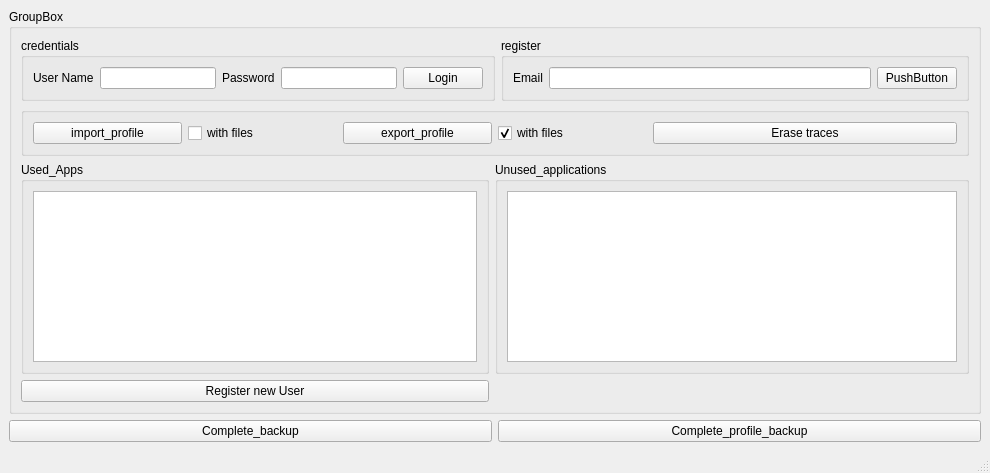
<?xml version="1.0" encoding="UTF-8"?>
<ui version="4.0">
 <class>MainWindow</class>
 <widget class="QMainWindow" name="MainWindow">
  <property name="geometry">
   <rect>
    <x>0</x>
    <y>0</y>
    <width>990</width>
    <height>473</height>
   </rect>
  </property>
  <property name="windowTitle">
   <string>MainWindow</string>
  </property>
  <widget class="QWidget" name="centralwidget">
   <layout class="QGridLayout" name="gridLayout_2">
    <item row="1" column="0">
     <widget class="QPushButton" name="PB_complete_backup">
      <property name="text">
       <string>Complete_backup</string>
      </property>
     </widget>
    </item>
    <item row="0" column="0" colspan="2">
     <widget class="QGroupBox" name="groupBox">
      <property name="title">
       <string>GroupBox</string>
      </property>
      <layout class="QGridLayout" name="gridLayout_4">
       <item row="0" column="0" colspan="2">
        <widget class="QGroupBox" name="GB_credentials">
         <property name="title">
          <string>credentials</string>
         </property>
         <layout class="QGridLayout" name="gridLayout_3">
          <item row="0" column="0">
           <widget class="QLabel" name="label">
            <property name="text">
             <string>User Name</string>
            </property>
           </widget>
          </item>
          <item row="0" column="1">
           <widget class="QLineEdit" name="LE_user_name"/>
          </item>
          <item row="0" column="3">
           <widget class="QLineEdit" name="LE_password">
            <property name="echoMode">
             <enum>QLineEdit::Password</enum>
            </property>
           </widget>
          </item>
          <item row="0" column="2">
           <widget class="QLabel" name="label_2">
            <property name="text">
             <string>Password</string>
            </property>
           </widget>
          </item>
          <item row="0" column="4">
           <widget class="QPushButton" name="PB_Login">
            <property name="text">
             <string>Login</string>
            </property>
           </widget>
          </item>
         </layout>
        </widget>
       </item>
       <item row="0" column="2">
        <widget class="QGroupBox" name="GB_register_new_user">
         <property name="title">
          <string>register</string>
         </property>
         <layout class="QGridLayout" name="gridLayout">
          <item row="0" column="0">
           <widget class="QLabel" name="label_3">
            <property name="text">
             <string>Email</string>
            </property>
           </widget>
          </item>
          <item row="0" column="1">
           <widget class="QLineEdit" name="LE_email"/>
          </item>
          <item row="0" column="2">
           <widget class="QPushButton" name="pushButton">
            <property name="text">
             <string>PushButton</string>
            </property>
           </widget>
          </item>
         </layout>
        </widget>
       </item>
       <item row="1" column="0" colspan="3">
        <widget class="QGroupBox" name="GB_user_options">
         <property name="title">
          <string/>
         </property>
         <layout class="QGridLayout" name="gridLayout_16">
          <item row="0" column="2">
           <widget class="QPushButton" name="PB_erase_all_traces">
            <property name="text">
             <string>Erase traces</string>
            </property>
           </widget>
          </item>
          <item row="0" column="0">
           <layout class="QHBoxLayout" name="horizontalLayout_10">
            <item>
             <widget class="QPushButton" name="PB_import_profile">
              <property name="text">
               <string>import_profile</string>
              </property>
             </widget>
            </item>
            <item>
             <widget class="QCheckBox" name="CB_import_profile_with_files">
              <property name="text">
               <string>with files</string>
              </property>
              <property name="checked">
               <bool>false</bool>
              </property>
             </widget>
            </item>
           </layout>
          </item>
          <item row="0" column="1">
           <layout class="QHBoxLayout" name="horizontalLayout_9">
            <item>
             <widget class="QPushButton" name="PB_export_profile">
              <property name="text">
               <string>export_profile</string>
              </property>
             </widget>
            </item>
            <item>
             <widget class="QCheckBox" name="CB_export_profile_with_files">
              <property name="text">
               <string>with files</string>
              </property>
              <property name="checked">
               <bool>true</bool>
              </property>
             </widget>
            </item>
           </layout>
          </item>
         </layout>
        </widget>
       </item>
       <item row="2" column="0">
        <widget class="QGroupBox" name="groupBox_2">
         <property name="title">
          <string>Used_Apps</string>
         </property>
         <layout class="QGridLayout" name="gridLayout_5">
          <item row="0" column="0">
           <widget class="QListWidget" name="LW_user_applications"/>
          </item>
         </layout>
        </widget>
       </item>
       <item row="2" column="1" colspan="2">
        <widget class="QGroupBox" name="groupBox_3">
         <property name="title">
          <string>Unused_applications</string>
         </property>
         <layout class="QGridLayout" name="gridLayout_6">
          <item row="0" column="0">
           <widget class="QListWidget" name="LW_not_used_applications"/>
          </item>
         </layout>
        </widget>
       </item>
       <item row="3" column="0">
        <widget class="QPushButton" name="PB_registe_new_user">
         <property name="text">
          <string>Register new User</string>
         </property>
        </widget>
       </item>
      </layout>
     </widget>
    </item>
    <item row="1" column="1">
     <widget class="QPushButton" name="PB_complete_profile_backup">
      <property name="text">
       <string>Complete_profile_backup</string>
      </property>
     </widget>
    </item>
   </layout>
  </widget>
  <widget class="QMenuBar" name="menubar">
   <property name="geometry">
    <rect>
     <x>0</x>
     <y>0</y>
     <width>990</width>
     <height>21</height>
    </rect>
   </property>
  </widget>
  <widget class="QStatusBar" name="statusbar"/>
 </widget>
 <resources/>
 <connections/>
</ui>
